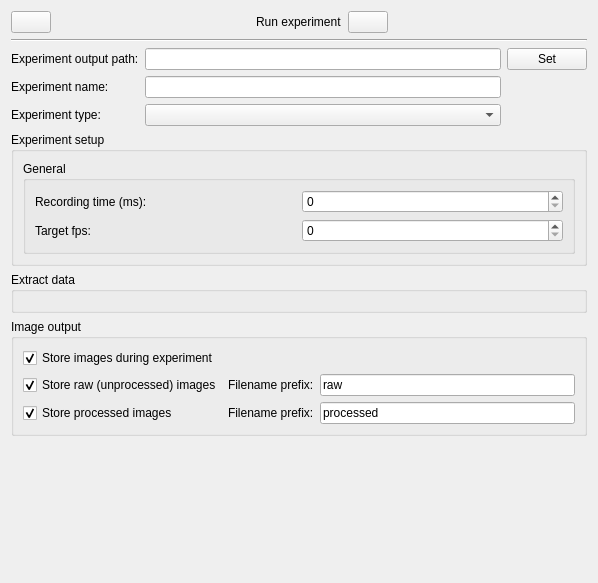
<?xml version="1.0" encoding="UTF-8"?>
<ui version="4.0">
 <class>ExperimentSetup</class>
 <widget class="QWidget" name="ExperimentSetup">
  <property name="geometry">
   <rect>
    <x>0</x>
    <y>0</y>
    <width>598</width>
    <height>583</height>
   </rect>
  </property>
  <property name="windowTitle">
   <string>Form</string>
  </property>
  <layout class="QGridLayout" name="gridLayout">
   <item row="0" column="0">
    <layout class="QVBoxLayout" name="verticalLayout">
     <item>
      <layout class="QGridLayout" name="gridLayout_11">
       <item row="0" column="3">
        <widget class="QPushButton" name="run">
         <property name="enabled">
          <bool>true</bool>
         </property>
         <property name="text">
          <string/>
         </property>
        </widget>
       </item>
       <item row="0" column="2">
        <widget class="QLabel" name="label">
         <property name="text">
          <string>Run experiment</string>
         </property>
        </widget>
       </item>
       <item row="0" column="1">
        <spacer name="horizontalSpacer">
         <property name="orientation">
          <enum>Qt::Horizontal</enum>
         </property>
         <property name="sizeHint" stdset="0">
          <size>
           <width>40</width>
           <height>20</height>
          </size>
         </property>
        </spacer>
       </item>
       <item row="0" column="0">
        <widget class="QPushButton" name="help">
         <property name="text">
          <string/>
         </property>
        </widget>
       </item>
       <item row="0" column="4">
        <spacer name="horizontalSpacer_2">
         <property name="orientation">
          <enum>Qt::Horizontal</enum>
         </property>
         <property name="sizeHint" stdset="0">
          <size>
           <width>40</width>
           <height>20</height>
          </size>
         </property>
        </spacer>
       </item>
      </layout>
     </item>
     <item>
      <widget class="Line" name="line">
       <property name="orientation">
        <enum>Qt::Horizontal</enum>
       </property>
      </widget>
     </item>
     <item>
      <layout class="QGridLayout" name="gridLayout_5">
       <item row="1" column="0">
        <widget class="QLabel" name="l_ename">
         <property name="text">
          <string>Experiment name:</string>
         </property>
        </widget>
       </item>
       <item row="0" column="1">
        <widget class="QLineEdit" name="experimentPath">
         <property name="readOnly">
          <bool>true</bool>
         </property>
        </widget>
       </item>
       <item row="1" column="1">
        <widget class="QLineEdit" name="experimentName"/>
       </item>
       <item row="0" column="2">
        <widget class="QPushButton" name="setExperimentPath">
         <property name="text">
          <string>Set</string>
         </property>
        </widget>
       </item>
       <item row="0" column="0">
        <widget class="QLabel" name="l_outputpath">
         <property name="text">
          <string>Experiment output path:</string>
         </property>
        </widget>
       </item>
       <item row="2" column="0">
        <widget class="QLabel" name="l_etype">
         <property name="text">
          <string>Experiment type:</string>
         </property>
        </widget>
       </item>
       <item row="2" column="1">
        <widget class="QComboBox" name="experimentType"/>
       </item>
      </layout>
     </item>
     <item>
      <widget class="QGroupBox" name="groupBox_3">
       <property name="title">
        <string>Experiment setup</string>
       </property>
       <layout class="QGridLayout" name="gridLayout_6">
        <item row="0" column="0">
         <layout class="QVBoxLayout" name="verticalLayout_2">
          <item>
           <widget class="QGroupBox" name="groupBox_5">
            <property name="title">
             <string>General</string>
            </property>
            <layout class="QGridLayout" name="gridLayout_8">
             <item row="0" column="0">
              <layout class="QGridLayout" name="gridLayout_7">
               <item row="1" column="0">
                <widget class="QLabel" name="l_rectime">
                 <property name="text">
                  <string>Recording time (ms):</string>
                 </property>
                </widget>
               </item>
               <item row="2" column="0">
                <widget class="QLabel" name="l_fps">
                 <property name="text">
                  <string>Target fps:</string>
                 </property>
                </widget>
               </item>
               <item row="1" column="1">
                <widget class="QSpinBox" name="rectime"/>
               </item>
               <item row="2" column="1">
                <widget class="QSpinBox" name="fps"/>
               </item>
              </layout>
             </item>
            </layout>
           </widget>
          </item>
         </layout>
        </item>
       </layout>
      </widget>
     </item>
     <item>
      <widget class="QGroupBox" name="extractData">
       <property name="enabled">
        <bool>true</bool>
       </property>
       <property name="title">
        <string>Extract data</string>
       </property>
       <property name="checkable">
        <bool>false</bool>
       </property>
       <property name="checked">
        <bool>false</bool>
       </property>
       <layout class="QGridLayout" name="gridLayout_3">
        <item row="0" column="0">
         <layout class="QGridLayout" name="dataLayout"/>
        </item>
       </layout>
      </widget>
     </item>
     <item>
      <widget class="QGroupBox" name="groupBox_2">
       <property name="title">
        <string>Image output</string>
       </property>
       <layout class="QGridLayout" name="gridLayout_2">
        <item row="0" column="0">
         <layout class="QGridLayout" name="gridLayout_4">
          <item row="1" column="0">
           <widget class="QCheckBox" name="storeRaw">
            <property name="text">
             <string>Store raw (unprocessed) images</string>
            </property>
            <property name="checked">
             <bool>true</bool>
            </property>
           </widget>
          </item>
          <item row="1" column="1">
           <widget class="QLabel" name="label_3">
            <property name="text">
             <string>Filename prefix:</string>
            </property>
           </widget>
          </item>
          <item row="1" column="2">
           <widget class="QLineEdit" name="rawPrefix">
            <property name="enabled">
             <bool>true</bool>
            </property>
            <property name="text">
             <string>raw</string>
            </property>
           </widget>
          </item>
          <item row="2" column="0">
           <widget class="QCheckBox" name="storeProcessed">
            <property name="text">
             <string>Store processed images</string>
            </property>
            <property name="checked">
             <bool>true</bool>
            </property>
           </widget>
          </item>
          <item row="2" column="1">
           <widget class="QLabel" name="label_4">
            <property name="text">
             <string>Filename prefix:</string>
            </property>
           </widget>
          </item>
          <item row="2" column="2">
           <widget class="QLineEdit" name="processedPrefix">
            <property name="enabled">
             <bool>true</bool>
            </property>
            <property name="text">
             <string>processed</string>
            </property>
           </widget>
          </item>
          <item row="0" column="0">
           <widget class="QCheckBox" name="asyncImgWrite">
            <property name="text">
             <string>Store images during experiment</string>
            </property>
            <property name="checked">
             <bool>true</bool>
            </property>
           </widget>
          </item>
         </layout>
        </item>
       </layout>
      </widget>
     </item>
    </layout>
   </item>
   <item row="1" column="0">
    <spacer name="verticalSpacer">
     <property name="orientation">
      <enum>Qt::Vertical</enum>
     </property>
     <property name="sizeHint" stdset="0">
      <size>
       <width>20</width>
       <height>40</height>
      </size>
     </property>
    </spacer>
   </item>
  </layout>
 </widget>
 <resources/>
 <connections/>
</ui>
